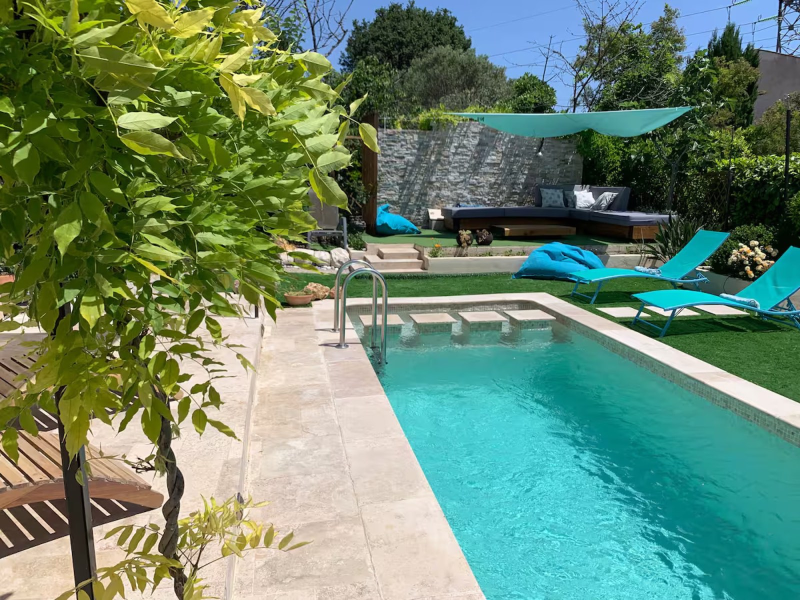
#> input picture assets/photos/optimized/swimming-pool.jpg, 1600 x 1200 px (shown at 1/2 size)
$ python curate-new-villa-photos.py
#> lines starting #> are read from the running program, lines starting #| are printed output that depends on the picture
#!/usr/bin/env python3
"""Curate _images → assets/photos/optimized; dedupe, enhance, room-tag."""
from __future__ import annotations

import json
import re
import shutil
import subprocess
from pathlib import Path

from PIL import Image, ImageEnhance, ImageFilter, ImageOps, ImageStat

ROOT = Path(__file__).resolve().parents[1]
SRC = ROOT / "_images"
OUT = ROOT / "assets/photos/optimized"
MANIFEST = ROOT / "scripts" / "gallery-curation.json"
GALLERY_JS = ROOT / "scripts" / "gallery-data.js"
MAX_EDGE = 1600
JPEG_Q = 82
HASH_SIZE = 12
DEDUPE_THRESH = 10
DIVERSITY_THRESH = 11
TARGET_COUNT = 42

ROOM_REFS: dict[str, str] = {
    "exterior": "swimming-pool.jpg",
    "barcelona": "upstairs-master-bedroom-3.jpg",
    "asian": "upstairs-double-bedroom.jpg",
    "provance": "ground-floor-bedroom-3.jpg",
    "living": "interior-lounge-2.jpg",
    "garden-room": "garden-room-lounge.jpg",
    "bathrooms": "upstairs-bathroom.jpg",
    "kitchen": "kitchen-corner-wide.jpg",
}


def avg_hash(img: Image.Image, size: int = HASH_SIZE) -> int:
    g = img.convert("L").resize((size, size), Image.Resampling.LANCZOS)
    px = list(g.getdata())
    m = sum(px) / len(px)
    bits = "".join("1" if p > m else "0" for p in px)
    return int(bits, 2)


def hamming(a: int, b: int) -> int:
    return bin(a ^ b).count("1")


def load_image(path: Path) -> Image.Image | None:
    try:
        if path.suffix.lower() == ".avif":
            tmp = path.with_suffix(".tmp.jpg")
            subprocess.run(
                ["sips", "-s", "format", "jpeg", str(path), "--out", str(tmp)],
                check=True,
                capture_output=True,
            )
            img = Image.open(tmp)
            tmp.unlink(missing_ok=True)
        else:
            img = Image.open(path)
#> img is the input picture: PIL image 1600x1200 RGB; mean R, G, B 104.2, 134.9, 110
        return ImageOps.exif_transpose(img).convert("RGB")
    except Exception as e:
        print(f"  skip {path.name}: {e}")
        return None


def quality_score(img: Image.Image) -> float:
    w, h = img.size
    if w < 800 or h < 600:
        return 0.0
    gray = img.convert("L")
    edges = gray.filter(ImageFilter.FIND_EDGES)
    sharp = ImageStat.Stat(edges).mean[0]
    mean = ImageStat.Stat(gray).mean[0]
    exposure = 1.0 - min(abs(mean - 118) / 118, 1.0)
    res = min(w, h) / 1600.0
    return sharp * 0.55 + exposure * 80 + res * 40


def needs_enhance(score: float, threshold: float) -> bool:
    return score < threshold


# [21 lines left out: functions enhance, save_web, slugify, not called in this run]


def collect_sources() -> list[Path]:
    paths: list[Path] = []
    paths.extend(sorted(SRC.glob("photo-villa-augflor-*.jpg")))
    for pat in ("*.jpg", "*.jpeg", "*.JPG", "*.avif"):
        for p in SRC.glob(pat):
            if p.name.startswith("photo-villa-augflor"):
                continue
            paths.append(p)
    return paths


def main() -> None:
    OUT.mkdir(parents=True, exist_ok=True)
    ref_hashes: dict[str, tuple[int, str]] = {}
    for room, fname in ROOM_REFS.items():
        p = OUT / fname
        if p.exists():
            im = load_image(p)
            if im:
                ref_hashes[room] = (avg_hash(im), room)
#> in avg_hash, `px = list(g.getdata())`: px = 144 values, max 226 at index 88, min 27 at index 59, mean 122.6
#> in avg_hash, `m = sum(px) / len(px)`: m = 122.6
#> pass 2 of the loop in main, `for room, fname in ROOM_REFS.items():`:
#> pass 3 of the loop in main, `for room, fname in ROOM_REFS.items():`:
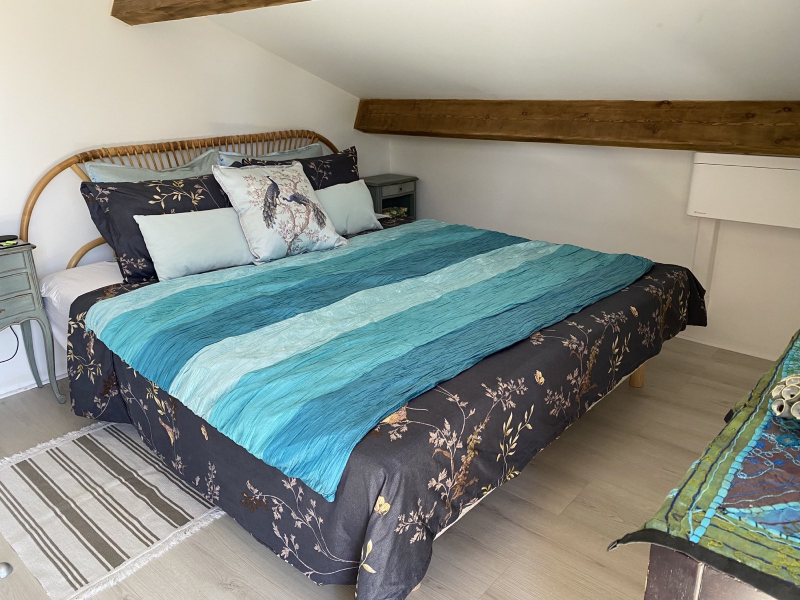
#> input picture assets/photos/optimized/upstairs-double-bedroom.jpg, 1600 x 1200 px (shown at 1/2 size)
#> in load_image, img is the input picture: PIL image 1600x1200 RGB; mean R, G, B 137.9, 142.2, 135.1
#> the loop made 8 passes; the first 3 are shown

    existing_hashes: list[tuple[int, float, str]] = []
#> existing_hashes = []
    for p in OUT.glob("*.jpg"):
        im = load_image(p)
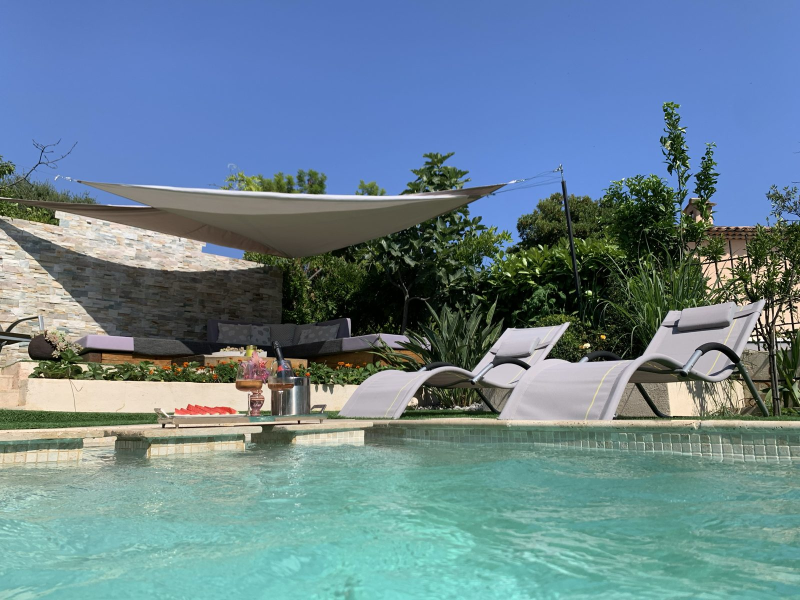
#> input picture assets/photos/optimized/57e54e80-bbc5-45d9-928b-6b0ffca182d2.jpg, 1600 x 1200 px (shown at 1/2 size)
#> in load_image, img is the input picture: PIL image 1600x1200 RGB; mean R, G, B 105.5, 131.8, 144.3
        if im:
            existing_hashes.append((avg_hash(im), quality_score(im), p.name))
#> in quality_score, `w, h = img.size`: w = 1600; h = 1200
#> in quality_score, `gray = img.convert("L")`:
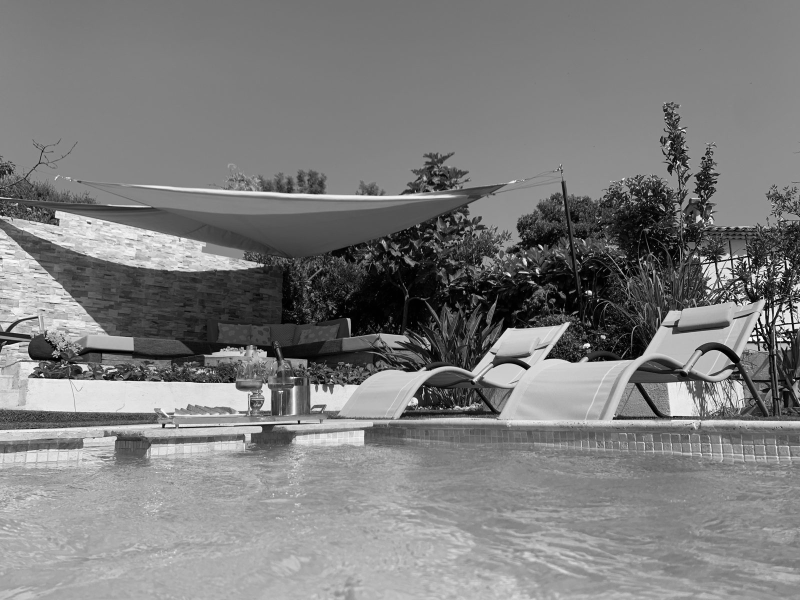
#> gray: PIL image 1600x1200 L (shown at 1/2 size); min 0, max 255, mean 125.4
#> in quality_score, `edges = gray.filter(ImageFilter.FIND_EDGES)`:
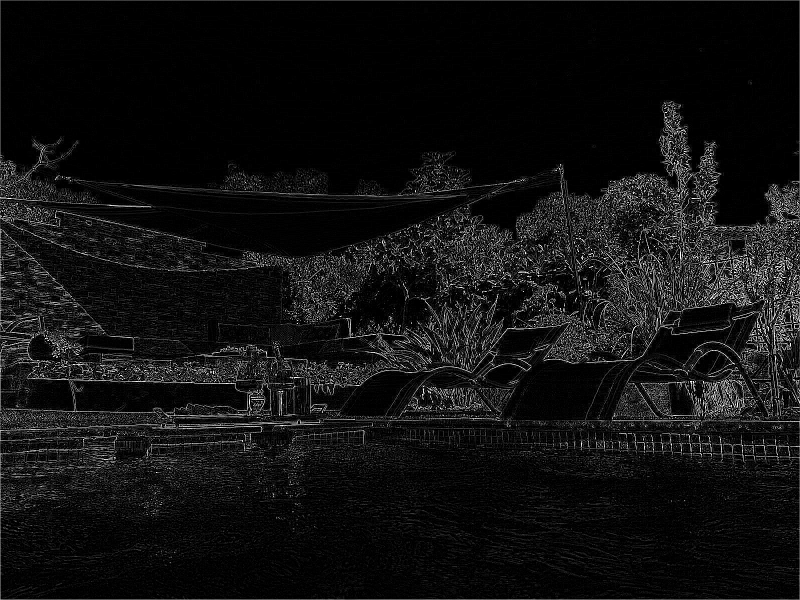
#> edges: PIL image 1600x1200 L (shown at 1/2 size); min 0, max 255, mean 17.2
#> in quality_score, `sharp = ImageStat.Stat(edges).mean[0]`: sharp = 17.18
#> in quality_score, `mean = ImageStat.Stat(gray).mean[0]`: mean = 125.4
#> in quality_score, `exposure = 1.0 - min(abs(mean - 118) / 118, 1.0)`: exposure = 0.938
#> in quality_score, `res = min(w, h) / 1600.0`: res = 0.75
#> pass 2 of the loop in main, `for p in OUT.glob("*.jpg"):`:
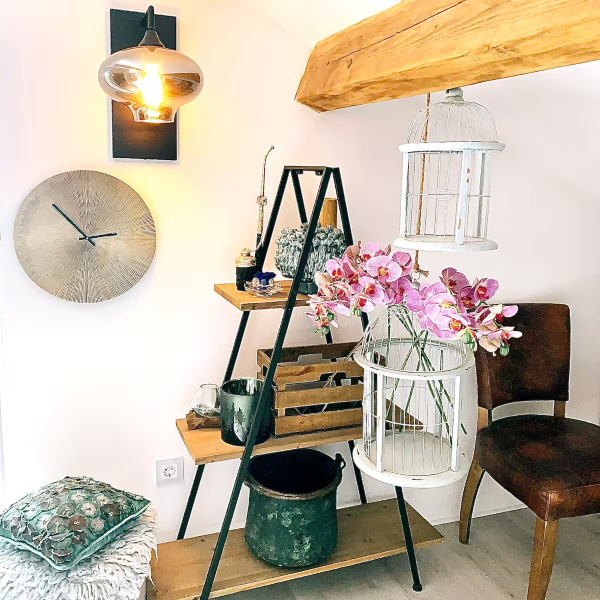
#> input picture assets/photos/optimized/asian-double-bedroom-2026.jpg, 1200 x 1200 px (shown at 1/2 size)
#> in load_image, img is the input picture: PIL image 1200x1200 RGB; mean R, G, B 193.5, 180.8, 163.1
#> w = 1200
#> in quality_score (call 2), `gray = img.convert("L")`:
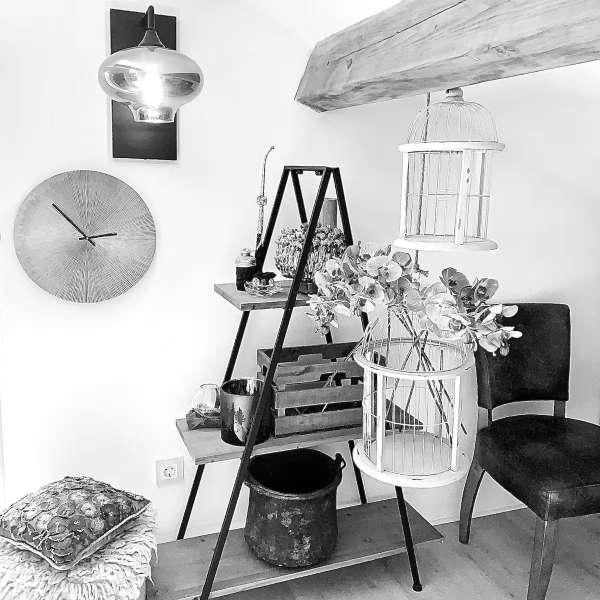
#> gray: PIL image 1200x1200 L (shown at 1/2 size); min 0, max 255, mean 182.6
#> in quality_score (call 2), `edges = gray.filter(ImageFilter.FIND_EDGES)`:
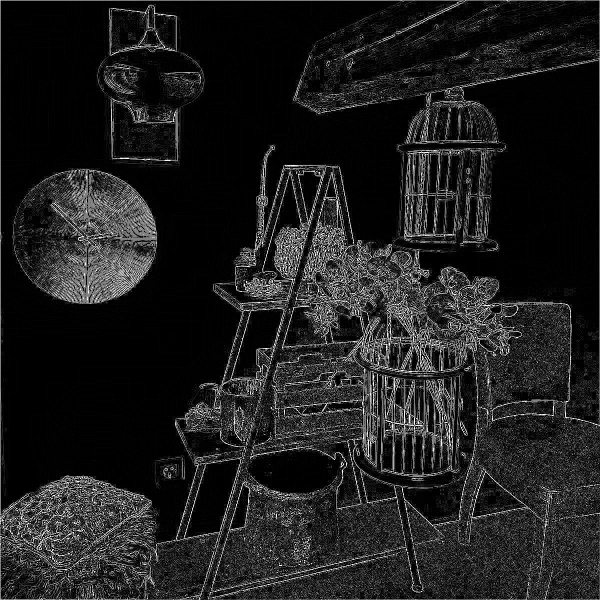
#> edges: PIL image 1200x1200 L (shown at 1/2 size); min 0, max 255, mean 30.5
#> sharp = 30.54
#> mean = 182.6
#> exposure = 0.453
#> pass 3 of the loop in main, `for p in OUT.glob("*.jpg"):`:
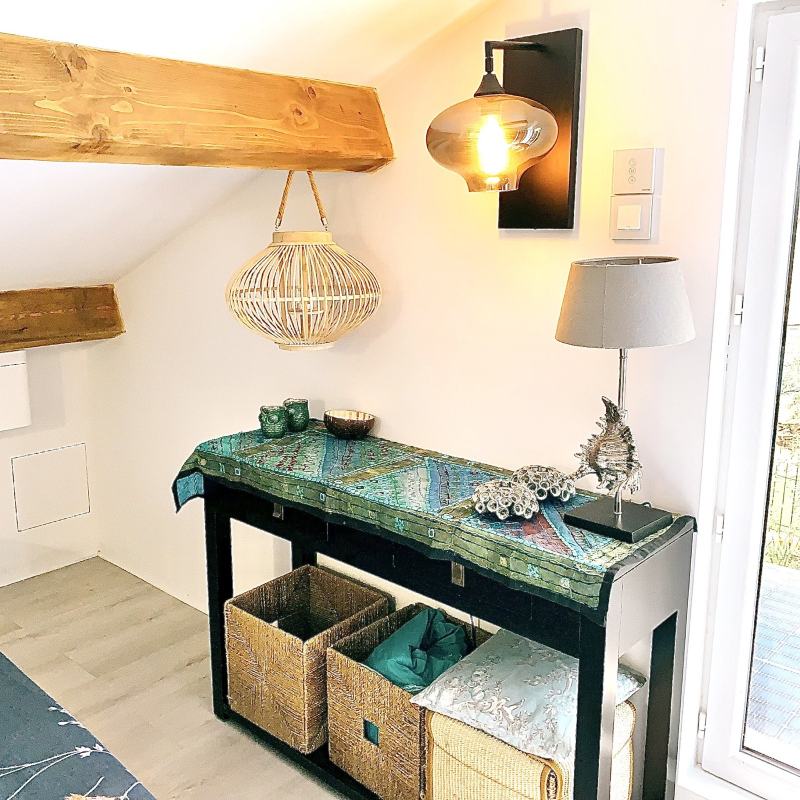
#> input picture assets/photos/optimized/asian-room-console.jpg, 1600 x 1600 px (shown at 1/2 size)
#> in load_image, img is the input picture: PIL image 1600x1600 RGB; mean R, G, B 200.4, 187.7, 164.9
#> w = 1600
#> gray: PIL image 1600x1600 L
#> in quality_score (call 3), `edges = gray.filter(ImageFilter.FIND_EDGES)`:
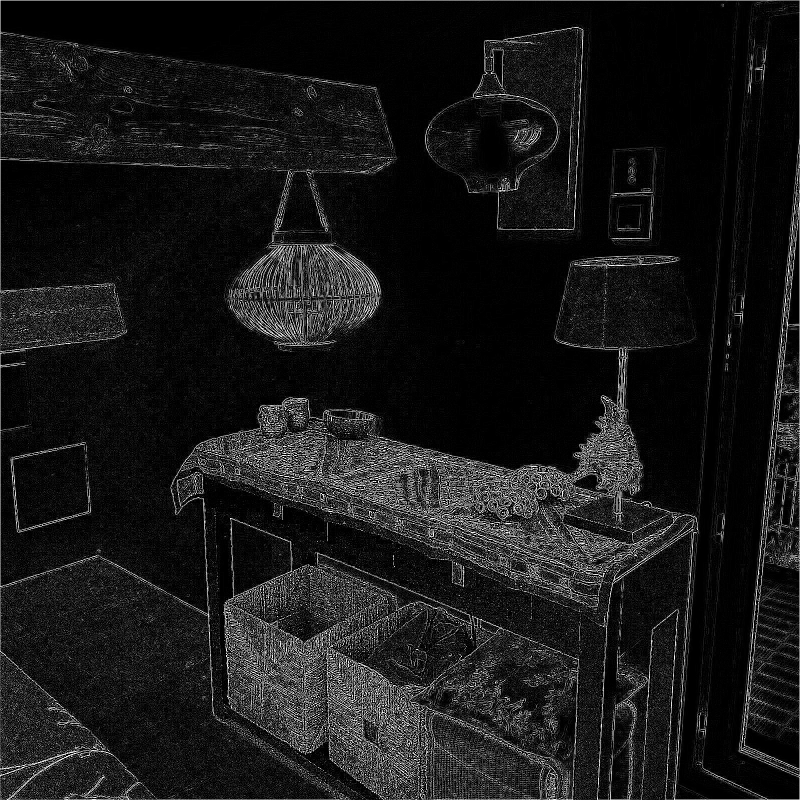
#> edges: PIL image 1600x1600 L (shown at 1/2 size); min 0, max 255, mean 24.6
#> sharp = 24.64
#> mean = 188.9
#> exposure = 0.399
#> res = 1
#> the loop made 8 passes; the first 3 are shown

    candidates: list[dict] = []
#> candidates = []
    seen_groups: list[int] = []

    for path in collect_sources():
        img = load_image(path)
        if not img:
            continue
        h = avg_hash(img)
        score = quality_score(img)
        if score < 25:
            continue

        dup = False
        for gh in seen_groups:
            if hamming(h, gh) < DEDUPE_THRESH:
                dup = True
                break
        if dup:
            continue

        for eh, es, _ in existing_hashes:
            if hamming(h, eh) < 8 and score <= es + 5:
                dup = True
                break
        if dup:
            continue

        seen_groups.append(h)

        room = "exterior"
        best_d = 999
        for r, (rh, _) in ref_hashes.items():
            d = hamming(h, rh)
            if d < best_d:
                best_d = d
                room = r
        if best_d > 18:
            stat = ImageStat.Stat(img.convert("L"))
            room = "exterior" if stat.mean[0] > 125 else "living"

        candidates.append(
            {
                "path": str(path),
                "hash": h,
                "score": round(score, 2),
                "room": room,
                "w": img.width,
                "h": img.height,
                "img": img,
                "source": path.name,
            }
        )

    candidates.sort(key=lambda c: c["score"], reverse=True)
    enhance_threshold = (
        candidates[len(candidates) // 3]["score"] if len(candidates) > 6 else 40
    )
#> enhance_threshold = 40

    selected: list[dict] = []
    sel_hashes: list[int] = []
    room_counts: dict[str, int] = {r: 0 for r in ROOM_REFS}
    max_per_room = 7

    for c in candidates:
        if len(selected) >= TARGET_COUNT:
            break
        if room_counts[c["room"]] >= max_per_room:
            continue
        if any(hamming(c["hash"], sh) < DIVERSITY_THRESH for sh in sel_hashes):
            continue
        selected.append(c)
        sel_hashes.append(c["hash"])
        room_counts[c["room"]] += 1
#> this loop made 0 passes
#> after the loop, room_counts = {'exterior': 0, 'barcelona': 0, 'asian': 0, 'provance': 0, 'living': 0, 'garden-room': 0, 'bathrooms': 0, 'kitchen': 0}; sel_hashes = []; selected = []

    exports: list[dict] = []
    used_names: set[str] = set()
    for i, c in enumerate(selected, 1):
        img: Image.Image = c["img"]
        if needs_enhance(c["score"], enhance_threshold):
            img = enhance(img)
            c["enhanced"] = True
        else:
            c["enhanced"] = False

        base = f"{c['room']}-villa-augflor-2026-{i:02d}"
        name = base + ".jpg"
        n = 1
        while name in used_names or (OUT / name).exists():
            name = f"{base}-{n}.jpg"
            n += 1
        used_names.add(name)
        dest = OUT / name
        save_web(img, dest)
        exports.append(
            {
                "file": name,
                "src": f"assets/photos/optimized/{name}",
                "room": c["room"],
                "score": c["score"],
                "enhanced": c["enhanced"],
                "source": c["source"],
                "alt": alt_for_room(c["room"], i),
                "title": title_for_room(c["room"], i),
                "meta": meta_for_room(c["room"]),
            }
        )
        print(f"  {name} ← {c['source']} (score={c['score']}, room={c['room']})")
#> after the loop, exports = []; used_names = 0 items

    MANIFEST.write_text(json.dumps({"exports": exports, "count": len(exports)}, indent=2), encoding="utf-8")
    print(f"\nExported {len(exports)} photos → {OUT}")
#| Exported 0 photos → assets/photos/optimized
    print(f"Manifest: {MANIFEST}")


# [40 lines left out: functions alt_for_room, title_for_room, meta_for_room, not called in this run]


if __name__ == "__main__":
    main()
